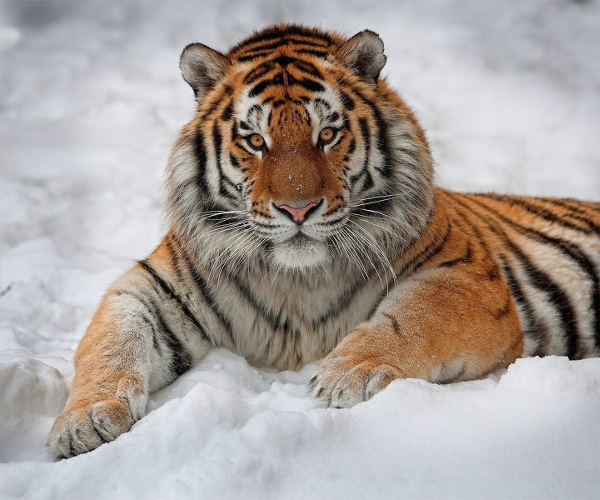
%> input picture matlabCourse/lab8/tygrys.jpeg, 600 x 500 px
$ octave zad7.m   (GNU Octave 9; MATLAB toolbox functions it lacks are replaced by stand-ins)
%> lines starting %> are read from the running program, lines starting %| are printed output that depends on the picture; in (x1, y1, x2, y2) boxes, pixels count from 0 and x2, y2 are one past the last pixel; in counts of white or black regions, pixels touching at a corner belong together; the program's own positions count from 1
I = imread('tygrys.jpeg');
%> I is the input picture: size 500x600x3 uint8; mean R, G, B 167.9, 159.3, 154
J = rgb2gray(I);
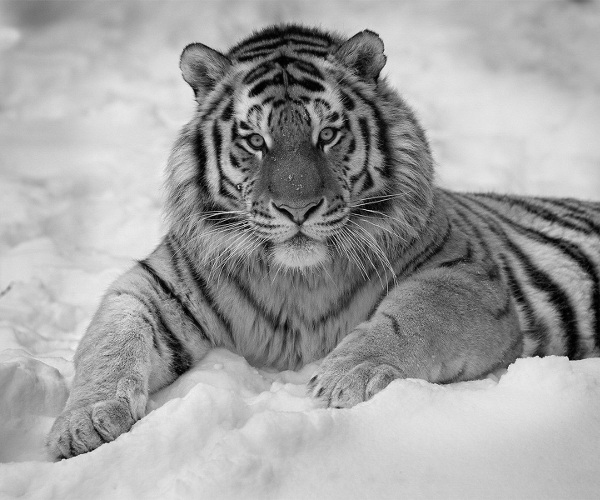
%> J: size 500x600 uint8; min 0, max 241, mean 161.3
B = (J > 100)&(J < 240);
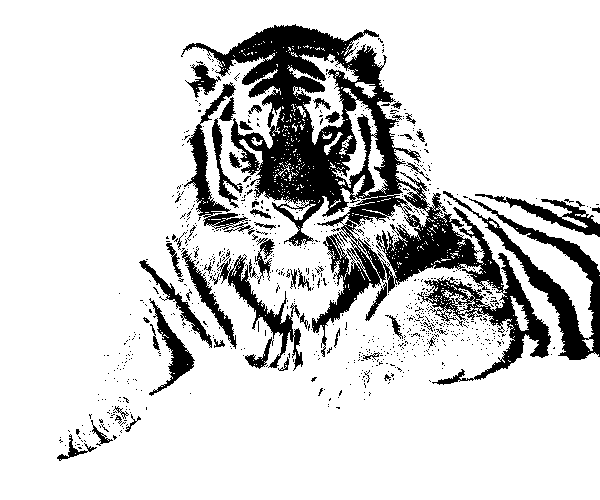
%> B: size 500x600 logical; 83.1% white; 869 black regions (812 under 20 px), largest, box (x1, y1, x2, y2) and area: (181, 24, 551, 385) 31360, (443, 191, 600, 360) 4573, (184, 82, 255, 235) 2034
subplot(1,2,1);
B = bwmorph(B,'majority');
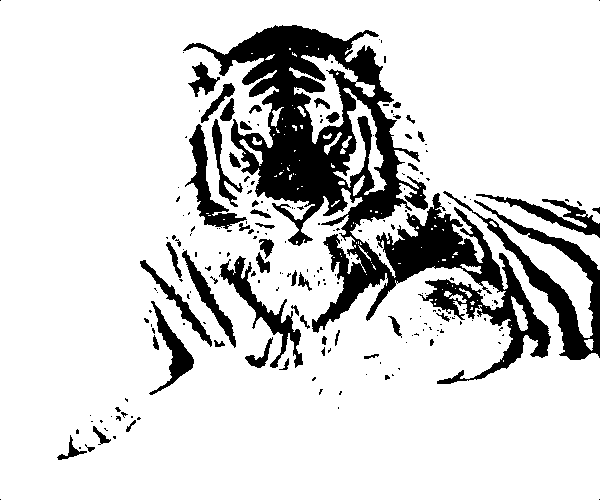
%> B: size 500x600 logical; 83.4% white; 211 black regions (159 under 20 px), largest, box (x1, y1, x2, y2) and area: (183, 25, 551, 384) 32374, (443, 191, 600, 360) 4572, (219, 256, 303, 368) 1905
imshow(B);
[B, map] = gray2ind(B, 65536);
RGB = ind2rgb(B,map);
[r c z] = size(RGB);
%> r = 500; c = 600; z = 3
for i=1:r
    for j=1:c
        if((RGB(i,j,1)==1))
            RGB(i,j,1) = 0;
            RGB(i,j,2) = 0;
            RGB(i,j,3) = 255;
        else
            RGB(i,j,1) = 255;
            RGB(i,j,2) = 0;
            RGB(i,j,3) = 255;
        end
    end
end
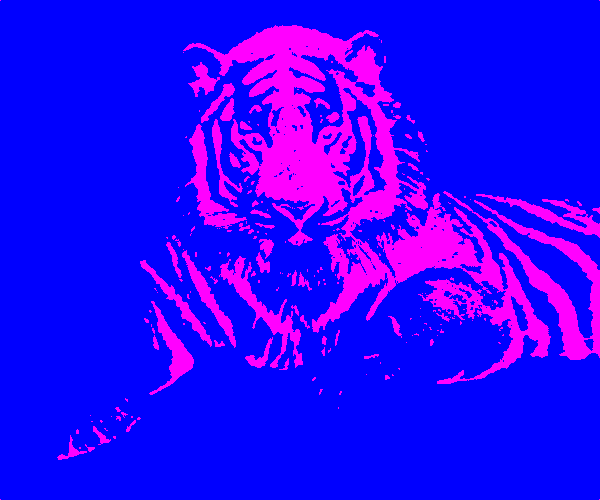
%> RGB: size 500x600x3 double; mean R, G, B 42.4, 0, 255
subplot(1,2,2);
imshow(RGB);

$ run again, with matlabCourse/lab8/czaple.bmp saved as matlabCourse/lab8/tygrys.jpeg
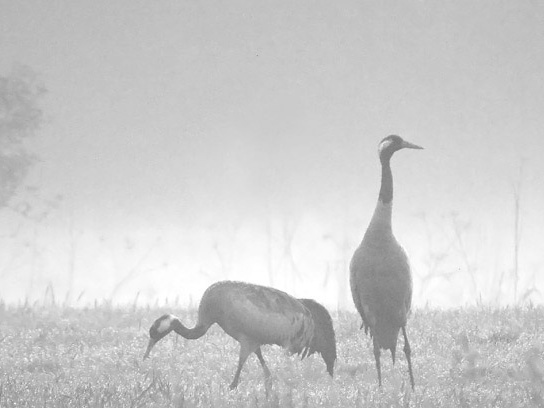
%> input picture matlabCourse/lab8/czaple.bmp, 544 x 408 px
%> I is the input picture: size 408x544 uint8; min 114, max 255, mean 204.4
%> `B = (J > 100)&(J < 240);`:
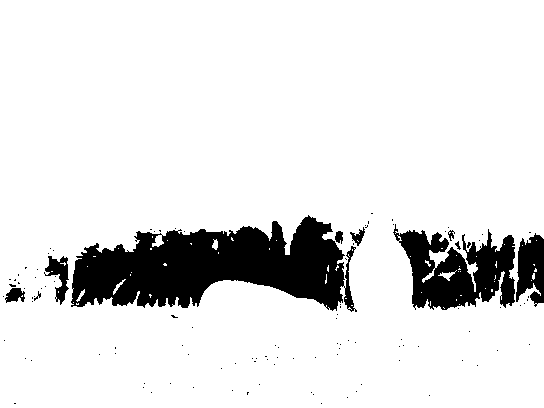
%> B: size 408x544 logical; 88.6% white; 114 black regions (104 under 20 px), largest, box (x1, y1, x2, y2) and area: (71, 215, 357, 312) 16536, (393, 224, 515, 310) 5981, (516, 233, 544, 307) 1472
%> after the loop `for i=1:r`:
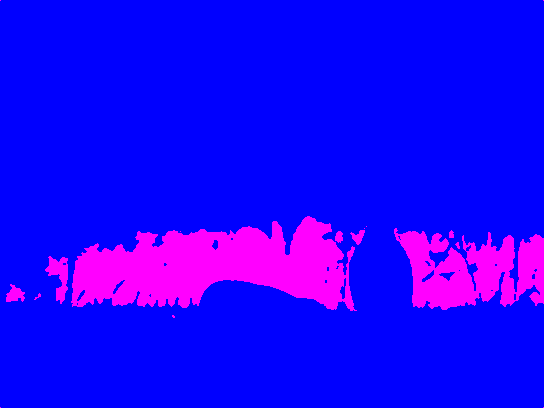
%> RGB: size 408x544x3 double; mean R, G, B 28.9, 0, 255

$ run again, with matlabCourse/lab8/czerniak.jpg copied over matlabCourse/lab8/tygrys.jpeg
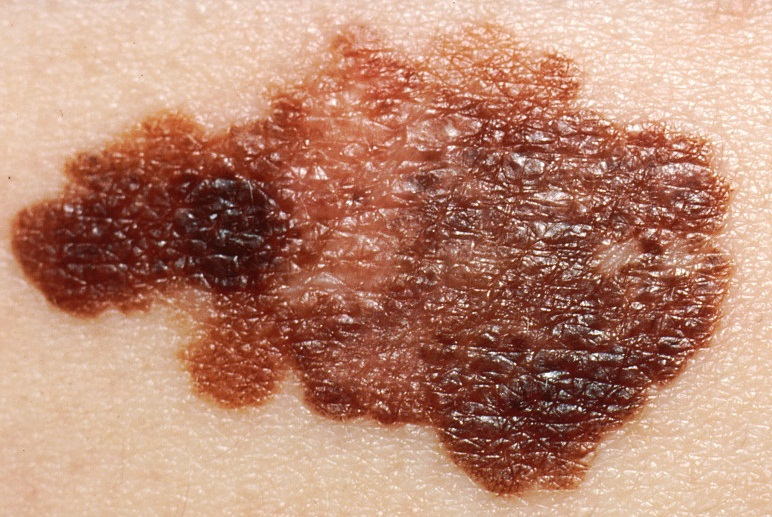
%> input picture matlabCourse/lab8/czerniak.jpg, 772 x 517 px
%> I is the input picture: size 517x772x3 uint8; mean R, G, B 185.9, 136.6, 115.9
%> `B = (J > 100)&(J < 240);`:
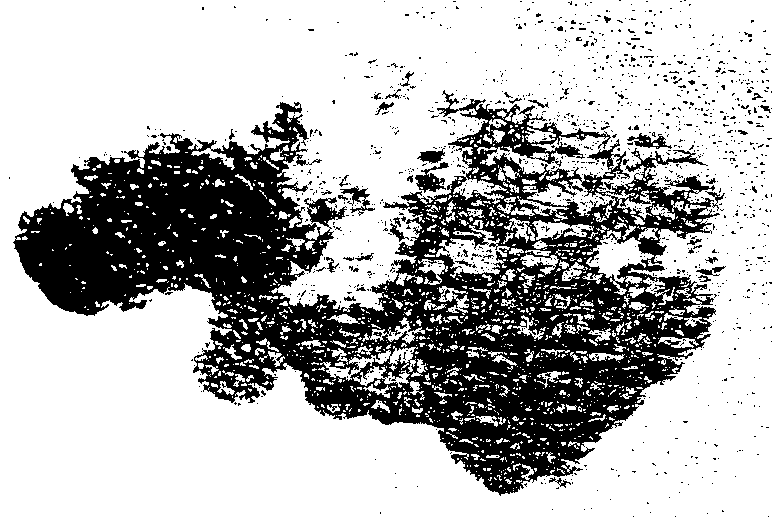
%> B: size 517x772 logical; 70.7% white; 1375 black regions (1330 under 20 px), largest, box (x1, y1, x2, y2) and area: (13, 90, 720, 496) 109621, (415, 162, 449, 193) 451, (340, 186, 375, 216) 326
%> after the loop `for i=1:r`:
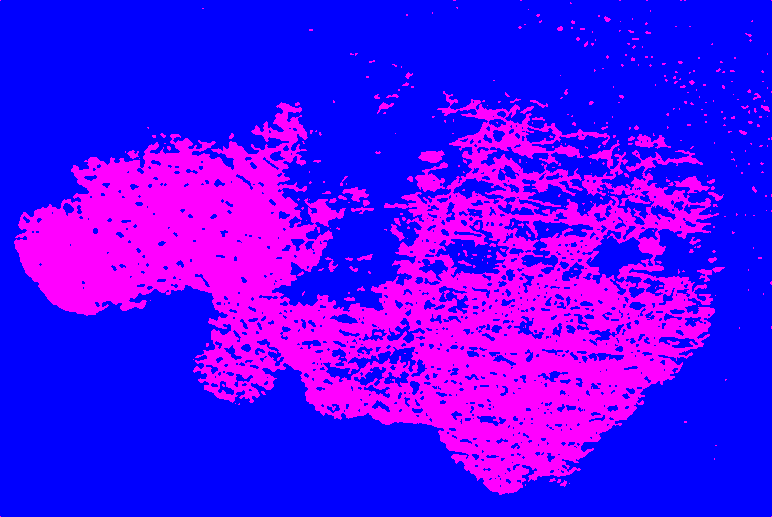
%> RGB: size 517x772x3 double; mean R, G, B 75.2, 0, 255
